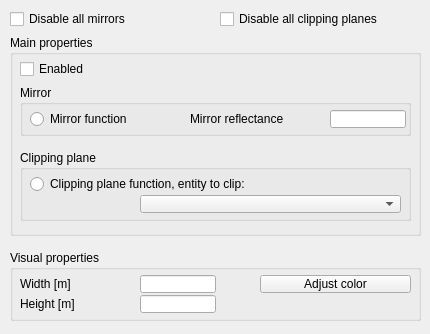
<?xml version="1.0" encoding="UTF-8"?>
<ui version="4.0">
 <class>CQDlgMirrors</class>
 <widget class="QDialog" name="CQDlgMirrors">
  <property name="geometry">
   <rect>
    <x>0</x>
    <y>0</y>
    <width>430</width>
    <height>334</height>
   </rect>
  </property>
  <property name="windowTitle">
   <string>Mirror Properties</string>
  </property>
  <property name="locale">
   <locale language="English" country="UnitedStates"/>
  </property>
  <widget class="QGroupBox" name="groupBox">
   <property name="geometry">
    <rect>
     <x>10</x>
     <y>35</y>
     <width>411</width>
     <height>201</height>
    </rect>
   </property>
   <property name="title">
    <string>Main properties</string>
   </property>
   <property name="flat">
    <bool>false</bool>
   </property>
   <widget class="QCheckBox" name="qqEnabled">
    <property name="geometry">
     <rect>
      <x>10</x>
      <y>25</y>
      <width>171</width>
      <height>18</height>
     </rect>
    </property>
    <property name="focusPolicy">
     <enum>Qt::StrongFocus</enum>
    </property>
    <property name="text">
     <string>Enabled</string>
    </property>
   </widget>
  </widget>
  <widget class="QGroupBox" name="groupBox_3">
   <property name="geometry">
    <rect>
     <x>20</x>
     <y>85</y>
     <width>391</width>
     <height>51</height>
    </rect>
   </property>
   <property name="title">
    <string>Mirror</string>
   </property>
   <property name="flat">
    <bool>false</bool>
   </property>
   <widget class="QRadioButton" name="qqIsMirror">
    <property name="geometry">
     <rect>
      <x>10</x>
      <y>25</y>
      <width>161</width>
      <height>18</height>
     </rect>
    </property>
    <property name="focusPolicy">
     <enum>Qt::StrongFocus</enum>
    </property>
    <property name="text">
     <string>Mirror function</string>
    </property>
    <property name="autoExclusive">
     <bool>false</bool>
    </property>
   </widget>
   <widget class="QLineEdit" name="qqReflectance">
    <property name="geometry">
     <rect>
      <x>310</x>
      <y>25</y>
      <width>76</width>
      <height>18</height>
     </rect>
    </property>
   </widget>
   <widget class="QLabel" name="label_7">
    <property name="geometry">
     <rect>
      <x>170</x>
      <y>25</y>
      <width>141</width>
      <height>18</height>
     </rect>
    </property>
    <property name="text">
     <string>Mirror reflectance</string>
    </property>
   </widget>
  </widget>
  <widget class="QGroupBox" name="groupBox_4">
   <property name="geometry">
    <rect>
     <x>20</x>
     <y>150</y>
     <width>391</width>
     <height>71</height>
    </rect>
   </property>
   <property name="title">
    <string>Clipping plane</string>
   </property>
   <property name="flat">
    <bool>false</bool>
   </property>
   <widget class="QRadioButton" name="qqIsClippingPlane">
    <property name="geometry">
     <rect>
      <x>10</x>
      <y>25</y>
      <width>371</width>
      <height>18</height>
     </rect>
    </property>
    <property name="focusPolicy">
     <enum>Qt::StrongFocus</enum>
    </property>
    <property name="text">
     <string>Clipping plane function, entity to clip:</string>
    </property>
    <property name="autoExclusive">
     <bool>false</bool>
    </property>
   </widget>
   <widget class="QComboBox" name="qqEntityCombo">
    <property name="geometry">
     <rect>
      <x>120</x>
      <y>45</y>
      <width>261</width>
      <height>18</height>
     </rect>
    </property>
   </widget>
  </widget>
  <widget class="QCheckBox" name="qqDisableAllMirrors">
   <property name="geometry">
    <rect>
     <x>10</x>
     <y>10</y>
     <width>191</width>
     <height>18</height>
    </rect>
   </property>
   <property name="focusPolicy">
    <enum>Qt::StrongFocus</enum>
   </property>
   <property name="text">
    <string>Disable all mirrors</string>
   </property>
  </widget>
  <widget class="QCheckBox" name="qqDisableAllClippingPlanes">
   <property name="geometry">
    <rect>
     <x>220</x>
     <y>10</y>
     <width>201</width>
     <height>18</height>
    </rect>
   </property>
   <property name="focusPolicy">
    <enum>Qt::StrongFocus</enum>
   </property>
   <property name="text">
    <string>Disable all clipping planes</string>
   </property>
  </widget>
  <widget class="QGroupBox" name="groupBox_2">
   <property name="geometry">
    <rect>
     <x>10</x>
     <y>250</y>
     <width>411</width>
     <height>71</height>
    </rect>
   </property>
   <property name="title">
    <string>Visual properties</string>
   </property>
   <property name="flat">
    <bool>false</bool>
   </property>
   <widget class="QToolButton" name="qqColor">
    <property name="geometry">
     <rect>
      <x>250</x>
      <y>25</y>
      <width>151</width>
      <height>18</height>
     </rect>
    </property>
    <property name="focusPolicy">
     <enum>Qt::StrongFocus</enum>
    </property>
    <property name="text">
     <string>Adjust color</string>
    </property>
   </widget>
   <widget class="QLabel" name="label_6">
    <property name="geometry">
     <rect>
      <x>10</x>
      <y>45</y>
      <width>121</width>
      <height>18</height>
     </rect>
    </property>
    <property name="text">
     <string>Height [m]</string>
    </property>
   </widget>
   <widget class="QLineEdit" name="qqHeight">
    <property name="geometry">
     <rect>
      <x>130</x>
      <y>45</y>
      <width>76</width>
      <height>18</height>
     </rect>
    </property>
   </widget>
   <widget class="QLineEdit" name="qqWidth">
    <property name="geometry">
     <rect>
      <x>130</x>
      <y>25</y>
      <width>76</width>
      <height>18</height>
     </rect>
    </property>
   </widget>
   <widget class="QLabel" name="label">
    <property name="geometry">
     <rect>
      <x>10</x>
      <y>25</y>
      <width>121</width>
      <height>18</height>
     </rect>
    </property>
    <property name="text">
     <string>Width [m]</string>
    </property>
   </widget>
  </widget>
 </widget>
 <tabstops>
  <tabstop>qqDisableAllMirrors</tabstop>
  <tabstop>qqDisableAllClippingPlanes</tabstop>
  <tabstop>qqEnabled</tabstop>
  <tabstop>qqIsMirror</tabstop>
  <tabstop>qqReflectance</tabstop>
  <tabstop>qqIsClippingPlane</tabstop>
  <tabstop>qqEntityCombo</tabstop>
  <tabstop>qqWidth</tabstop>
  <tabstop>qqHeight</tabstop>
  <tabstop>qqColor</tabstop>
 </tabstops>
 <resources/>
 <connections/>
</ui>
